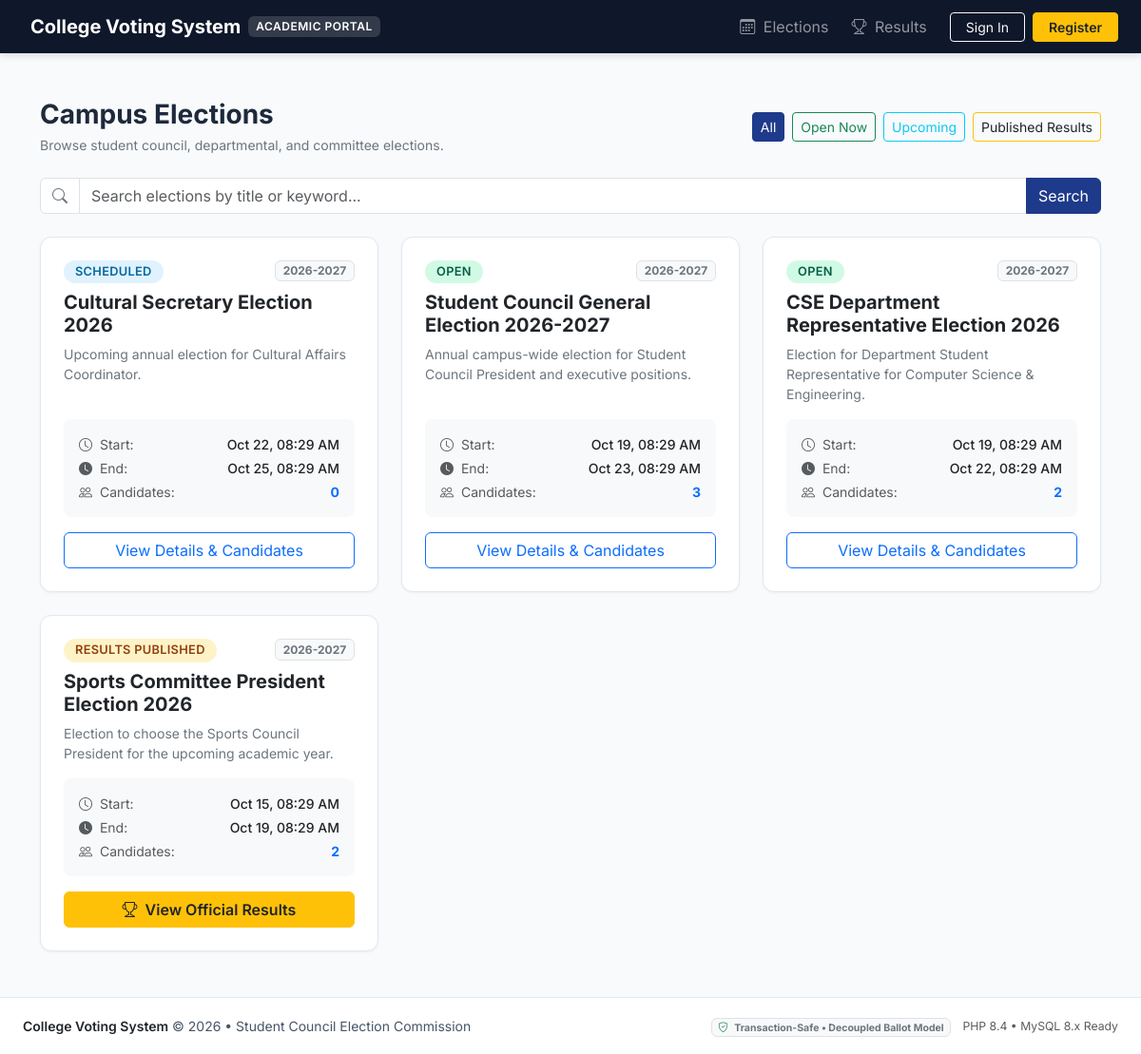
Screenshot of /public/elections.php with the database file from the repository.
### tables this page shows
CREATE TABLE IF NOT EXISTS elections (
    id INT AUTO_INCREMENT PRIMARY KEY,
    title VARCHAR(200) NOT NULL,
    description TEXT DEFAULT NULL,
    academic_year VARCHAR(20) NOT NULL,
    election_type ENUM('general', 'departmental', 'club', 'special') NOT NULL DEFAULT 'general',
    start_time DATETIME NOT NULL,
    end_time DATETIME NOT NULL,
    status ENUM('draft', 'scheduled', 'open', 'closed', 'results_published', 'cancelled') NOT NULL DEFAULT 'draft',
    eligibility_type ENUM('all_students', 'by_department', 'by_year') NOT NULL DEFAULT 'all_students',
    created_by INT DEFAULT NULL,
    created_at DATETIME NOT NULL DEFAULT CURRENT_TIMESTAMP,
    updated_at DATETIME NOT NULL DEFAULT CURRENT_TIMESTAMP ON UPDATE CURRENT_TIMESTAMP,
    CONSTRAINT fk_election_creator FOREIGN KEY (created_by) REFERENCES users(id) ON DELETE SET NULL,
    INDEX idx_election_status (status),
    INDEX idx_election_dates (start_time, end_time)
);

### app/includes/functions.php (called while the page is built, shortened)
<?php
require_once __DIR__ . '/../config/app.php';
function e(?string $value): string {
    return htmlspecialchars((string)($value ?? ''), ENT_QUOTES, 'UTF-8');
}
function base_url(string $path = ''): string {
    $scriptName = $_SERVER['SCRIPT_NAME'] ?? '';
    $base = rtrim(dirname($scriptName), '/\\');
    $trimmedPath = ltrim($path, '/');
    return ($base === '' || $base === '/') ? '/' . $trimmedPath : $base . '/' . $trimmedPath;
}
function format_datetime(?string $datetime, string $format = 'M d, Y h:i A'): string {
    try {
        $dt = new DateTime($datetime);
        return $dt->format($format);
    } catch (Exception $e) {
        return $datetime;
    }
}

### app/repositories/ElectionRepository.php (called while the page is built, shortened)
<?php
class ElectionRepository {
    private PDO $db;
    public function __construct(?PDO $db = null) {
        $this->db = $db ?? Database::getConnection();
    }
    public function getAll(array $filters = []): array {
        $sql = "
            SELECT e.*, u.email AS creator_email,
                   (SELECT COUNT(*) FROM candidates c WHERE c.election_id = e.id AND c.status = 'active') AS candidate_count,
                   (SELECT COUNT(*) FROM voter_participation vp WHERE vp.election_id = e.id) AS total_votes
            FROM elections e
            LEFT JOIN users u ON e.created_by = u.id
            WHERE 1=1
        ";
        $params = [];
        $sql .= " ORDER BY e.start_time DESC";
        $stmt = $this->db->prepare($sql);
        $stmt->execute($params);
        return $stmt->fetchAll(PDO::FETCH_ASSOC);
    }
}

### app/config/app.php (called while the page is built, shortened)
<?php
function env(string $key, mixed $default = null): mixed {
    $val = getenv($key);
    if ($val === 'true' || $val === '(true)') return true;
    if ($val === 'false' || $val === '(false)') return false;
    return $val;
}
function initSession(): void {
    if (session_status() === PHP_SESSION_NONE) {
        if (!headers_sent() && php_sapi_name() !== 'cli') {
            $lifetime = (int)env('SESSION_LIFETIME', 3600);
            $secure = (bool)env('SESSION_SECURE', false);
        }
        $now = time();
    }
}

### app/includes/auth.php (called while the page is built, shortened)
<?php
require_once __DIR__ . '/../config/app.php';
require_once __DIR__ . '/functions.php';
class Auth {
    public static function role(): ?string {
        return $_SESSION['user_role'] ?? null;
    }
    public static function isStudent(): bool {
        return self::role() === 'student';
    }
}

### public/elections.php (the view, shortened to what this page needs)
<?php
require_once __DIR__ . '/../app/config/app.php';
require_once __DIR__ . '/../app/includes/auth.php';
require_once __DIR__ . '/../app/includes/functions.php';
require_once __DIR__ . '/../app/repositories/ElectionRepository.php';
$db = Database::getConnection();
$electionRepo = new ElectionRepository($db);
$statusFilter = $_GET['status'] ?? '';
$searchFilter = $_GET['search'] ?? '';
$filters = [];
$elections = $electionRepo->getAll($filters);
$student = Auth::isStudent() ? (Auth::user()['student'] ?? null) : null;
$studentId = $student ? (int)$student['id'] : 0;
require_once __DIR__ . '/../app/includes/header.php';
?>
<div class="container py-4 py-md-5">
    <div class="d-flex flex-column flex-md-row justify-content-between align-items-md-center gap-3 mb-4">
        <div>
            <h1 class="h3 fw-bold mb-1">Campus Elections</h1>
            <p class="text-secondary small mb-0">Browse student council, departmental, and committee elections.</p>
        </div>
        <div class="d-flex flex-wrap gap-2">
            <a href="<?= base_url('elections.php') ?>" class="btn btn-sm <?= empty($statusFilter) ? 'btn-navy' : 'btn-outline-secondary' ?>">All</a>
            <a href="<?= base_url('elections.php?status=open') ?>" class="btn btn-sm <?= $statusFilter === 'open' ? 'btn-success' : 'btn-outline-success' ?>">Open Now</a>
            <a href="<?= base_url('elections.php?status=scheduled') ?>" class="btn btn-sm <?= $statusFilter === 'scheduled' ? 'btn-info' : 'btn-outline-info' ?>">Upcoming</a>
            <a href="<?= base_url('elections.php?status=results_published') ?>" class="btn btn-sm <?= $statusFilter === 'results_published' ? 'btn-warning text-dark' : 'btn-outline-warning text-dark' ?>">Published Results</a>
        </div>
    </div>
    <form method="GET" action="<?= base_url('elections.php') ?>" class="mb-4">
        <div class="input-group">
            <span class="input-group-text bg-white text-secondary"><i class="bi bi-search"></i></span>
            <input type="text" class="form-control" name="search" value="<?= e($searchFilter) ?>" placeholder="Search elections by title or keyword...">
            <button class="btn btn-navy" type="submit">Search</button>
        </div>
    </form>
    <?php if (empty($elections)): ?>
        <div class="card card-academic p-5 text-center text-muted">
            <i class="bi bi-calendar-x fs-1 mb-2"></i>
            <h5 class="fw-bold mb-1">No Elections Found</h5>
            <p class="small mb-0">There are no elections matching the specified criteria.</p>
        </div>
    <?php else: ?>
        <div class="row g-4">
            <?php foreach ($elections as $elec): ?>
                <?php
                    $isEligible = false;
                ?>
                <div class="col-md-6 col-lg-4">
                    <div class="card card-academic h-100 p-4 d-flex flex-column">
                        <div class="d-flex justify-content-between align-items-start mb-2">
                            <span class="badge badge-status badge-<?= e($elec['status']) ?>">
                                <?= e(str_replace('_', ' ', $elec['status'])) ?>
                            </span>
                            <span class="badge bg-light text-secondary border small">
                                <?= e($elec['academic_year']) ?>
                            </span>
                        </div>
                        <h5 class="fw-bold text-dark mb-2"><?= e($elec['title']) ?></h5>
                        <p class="text-secondary small mb-3 flex-grow-1">
                            <?= e(mb_strimwidth((string)$elec['description'], 0, 120, '...')) ?>
                        </p>
                        <div class="small bg-light p-3 rounded-3 mb-3">
                            <div class="d-flex justify-content-between mb-1">
                                <span class="text-muted"><i class="bi bi-clock me-1"></i> Start:</span>
                                <span class="fw-medium"><?= format_datetime($elec['start_time'], 'M d, h:i A') ?></span>
                            </div>
                            <div class="d-flex justify-content-between mb-1">
                                <span class="text-muted"><i class="bi bi-clock-fill me-1"></i> End:</span>
                                <span class="fw-medium"><?= format_datetime($elec['end_time'], 'M d, h:i A') ?></span>
                            </div>
                            <div class="d-flex justify-content-between">
                                <span class="text-muted"><i class="bi bi-people me-1"></i> Candidates:</span>
                                <span class="fw-bold text-primary"><?= (int)$elec['candidate_count'] ?></span>
                            </div>
                        </div>
                        <?php if ($elec['status'] === 'results_published'): ?>
                            <a href="<?= base_url('results.php?id=' . $elec['id']) ?>" class="btn btn-warning fw-semibold text-dark w-100">
                                <i class="bi bi-trophy me-1"></i> View Official Results
                            </a>
                        <?php elseif ($studentId > 0 && $elec['status'] === 'open' && $isEligible): ?>
                            <a href="<?= base_url('election-details.php?id=' . $elec['id']) ?>" class="btn btn-navy w-100">
                                <i class="bi bi-box-seam me-1"></i> Cast Vote Now &rarr;
                            </a>
                        <?php else: ?>
                            <a href="<?= base_url('election-details.php?id=' . $elec['id']) ?>" class="btn btn-outline-primary w-100">
                                View Details & Candidates
                            </a>
                        <?php endif; ?>
                    </div>
                </div>
            <?php endforeach; ?>
        </div>
    <?php endif; ?>
</div>
<?php require_once __DIR__ . '/../app/includes/footer.php'; ?>

### public/assets/css/style.css (style rules this page uses)
:root { --primary-navy: #1e3a8a; --primary-dark: #0f172a; --primary-hover: #1e40af; --secondary-slate: #475569; --bg-light: #f8fafc; --surface-card: #ffffff; --success-green: #10b981; --danger-rose: #e11d48; --warning-amber: #f59e0b; --border-subtle: #e2e8f0; --font-sans: 'Inter', system-ui, -apple-system, BlinkMacSystemFont, "Segoe UI", Roboto, sans-serif; }
body { background-color: var(--bg-light); color: #1e293b; font-family: var(--font-sans); min-height: 100vh; display: flex; flex-direction: column; }
.card-academic { background: var(--surface-card); border: 1px solid var(--border-subtle); border-radius: 12px; box-shadow: 0 1px 3px rgba(0, 0, 0, 0.05); transition: transform 0.15s ease, box-shadow 0.15s ease; }
.badge-status { padding: 6px 12px; border-radius: 20px; font-weight: 600; font-size: 0.8rem; letter-spacing: 0.3px; text-transform: uppercase; }
.badge-open { background-color: #d1fae5; color: #065f46; }
.badge-scheduled { background-color: #e0f2fe; color: #0369a1; }
.badge-published, .badge-results_published { background-color: #fef3c7; color: #92400e; }
.btn-navy { background-color: var(--primary-navy); border-color: var(--primary-navy); color: #ffffff; }

### rows the page displays
elections: status "SCHEDULED", academic_year "2026-2027", title "Cultural Secretary Election 2026", description "Upcoming annual election for Cultural Affairs Coordinator.", start_time "Oct 22, 08:29 AM", end_time "Oct 25, 08:29 AM", candidate_count "0"
elections: status "OPEN", academic_year "2026-2027", title "Student Council General Election 2026-2027", description "Annual campus-wide election for Student Council President and executive positions.", start_time "Oct 19, 08:29 AM", end_time "Oct 23, 08:29 AM", candidate_count "3"
elections: status "OPEN", academic_year "2026-2027", title "CSE Department Representative Election 2026", description "Election for Department Student Representative for Computer Science & Engineering.", start_time "Oct 19, 08:29 AM", end_time "Oct 22, 08:29 AM", candidate_count "2"
elections: status "RESULTS PUBLISHED", academic_year "2026-2027", title "Sports Committee President Election 2026", description "Election to choose the Sports Council President for the upcoming academic year.", start_time "Oct 15, 08:29 AM", end_time "Oct 19, 08:29 AM", candidate_count "2"

### other values shown
PHP_MAJOR_VERSION "8"
PHP_MINOR_VERSION "4"
